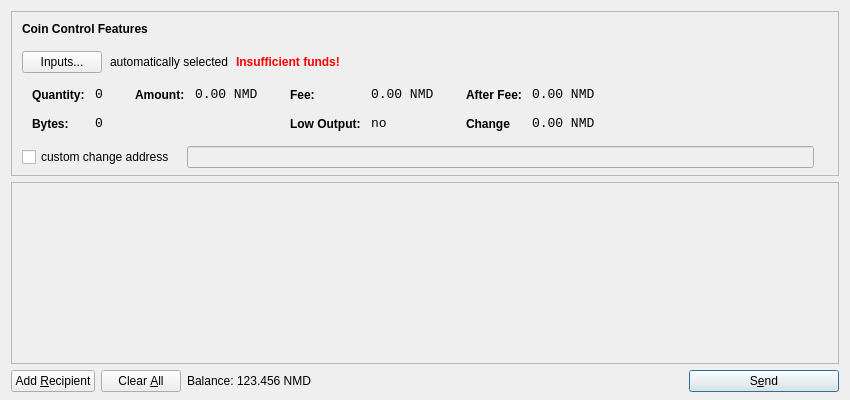
<?xml version="1.0" encoding="UTF-8"?>
<ui version="4.0">
 <class>SendCoinsDialog</class>
 <widget class="QDialog" name="SendCoinsDialog">
  <property name="geometry">
   <rect>
    <x>0</x>
    <y>0</y>
    <width>850</width>
    <height>400</height>
   </rect>
  </property>
  <property name="windowTitle">
   <string>Send Coins</string>
  </property>
  <layout class="QVBoxLayout" name="verticalLayout" stretch="0,1,0">
   <property name="bottomMargin">
    <number>8</number>
   </property>
   <item>
    <widget class="QFrame" name="frameCoinControl">
     <property name="sizePolicy">
      <sizepolicy hsizetype="Expanding" vsizetype="Expanding">
       <horstretch>0</horstretch>
       <verstretch>0</verstretch>
      </sizepolicy>
     </property>
     <property name="maximumSize">
      <size>
       <width>16777215</width>
       <height>16777215</height>
      </size>
     </property>
     <property name="frameShape">
      <enum>QFrame::StyledPanel</enum>
     </property>
     <property name="frameShadow">
      <enum>QFrame::Sunken</enum>
     </property>
     <layout class="QVBoxLayout" name="verticalLayoutCoinControl2">
      <property name="spacing">
       <number>-1</number>
      </property>
      <property name="leftMargin">
       <number>0</number>
      </property>
      <property name="topMargin">
       <number>0</number>
      </property>
      <property name="rightMargin">
       <number>0</number>
      </property>
      <property name="bottomMargin">
       <number>6</number>
      </property>
      <item>
       <layout class="QVBoxLayout" name="verticalLayoutCoinControl" stretch="0,0,0,0,1">
        <property name="spacing">
         <number>0</number>
        </property>
        <property name="leftMargin">
         <number>10</number>
        </property>
        <property name="topMargin">
         <number>10</number>
        </property>
        <item>
         <layout class="QHBoxLayout" name="horizontalLayoutCoinControl1">
          <property name="bottomMargin">
           <number>15</number>
          </property>
          <item>
           <widget class="QLabel" name="labelCoinControlFeatures">
            <property name="sizePolicy">
             <sizepolicy hsizetype="Preferred" vsizetype="Maximum">
              <horstretch>0</horstretch>
              <verstretch>0</verstretch>
             </sizepolicy>
            </property>
            <property name="font">
             <font>
              <weight>75</weight>
              <bold>true</bold>
             </font>
            </property>
            <property name="styleSheet">
             <string notr="true">font-weight:bold;</string>
            </property>
            <property name="text">
             <string>Coin Control Features</string>
            </property>
           </widget>
          </item>
         </layout>
        </item>
        <item>
         <layout class="QHBoxLayout" name="horizontalLayoutCoinControl2" stretch="0,0,0,0">
          <property name="spacing">
           <number>8</number>
          </property>
          <property name="bottomMargin">
           <number>10</number>
          </property>
          <item>
           <widget class="QPushButton" name="pushButtonCoinControl">
            <property name="styleSheet">
             <string notr="true"/>
            </property>
            <property name="text">
             <string>Inputs...</string>
            </property>
           </widget>
          </item>
          <item>
           <widget class="QLabel" name="labelCoinControlAutomaticallySelected">
            <property name="text">
             <string>automatically selected</string>
            </property>
            <property name="margin">
             <number>5</number>
            </property>
           </widget>
          </item>
          <item>
           <widget class="QLabel" name="labelCoinControlInsuffFunds">
            <property name="font">
             <font>
              <weight>75</weight>
              <bold>true</bold>
             </font>
            </property>
            <property name="styleSheet">
             <string notr="true">color:red;font-weight:bold;</string>
            </property>
            <property name="text">
             <string>Insufficient funds!</string>
            </property>
            <property name="margin">
             <number>5</number>
            </property>
           </widget>
          </item>
          <item>
           <spacer name="horizontalSpacerCoinControl">
            <property name="orientation">
             <enum>Qt::Horizontal</enum>
            </property>
            <property name="sizeHint" stdset="0">
             <size>
              <width>40</width>
              <height>1</height>
             </size>
            </property>
           </spacer>
          </item>
         </layout>
        </item>
        <item>
         <widget class="QWidget" name="widgetCoinControl" native="true">
          <property name="sizePolicy">
           <sizepolicy hsizetype="Preferred" vsizetype="Preferred">
            <horstretch>0</horstretch>
            <verstretch>0</verstretch>
           </sizepolicy>
          </property>
          <property name="minimumSize">
           <size>
            <width>0</width>
            <height>0</height>
           </size>
          </property>
          <property name="styleSheet">
           <string notr="true"/>
          </property>
          <layout class="QHBoxLayout" name="horizontalLayoutCoinControl5">
           <property name="margin">
            <number>0</number>
           </property>
           <item>
            <layout class="QHBoxLayout" name="horizontalLayoutCoinControl3" stretch="0,0,0,1">
             <property name="spacing">
              <number>20</number>
             </property>
             <property name="topMargin">
              <number>0</number>
             </property>
             <property name="bottomMargin">
              <number>10</number>
             </property>
             <item>
              <layout class="QFormLayout" name="formLayoutCoinControl1">
               <property name="horizontalSpacing">
                <number>10</number>
               </property>
               <property name="verticalSpacing">
                <number>14</number>
               </property>
               <property name="leftMargin">
                <number>10</number>
               </property>
               <property name="topMargin">
                <number>4</number>
               </property>
               <property name="rightMargin">
                <number>6</number>
               </property>
               <item row="0" column="0">
                <widget class="QLabel" name="labelCoinControlQuantityText">
                 <property name="styleSheet">
                  <string notr="true">font-weight:bold;</string>
                 </property>
                 <property name="text">
                  <string>Quantity:</string>
                 </property>
                 <property name="margin">
                  <number>0</number>
                 </property>
                </widget>
               </item>
               <item row="0" column="1">
                <widget class="QLabel" name="labelCoinControlQuantity">
                 <property name="font">
                  <font>
                   <family>Monospace</family>
                   <pointsize>10</pointsize>
                  </font>
                 </property>
                 <property name="cursor">
                  <cursorShape>IBeamCursor</cursorShape>
                 </property>
                 <property name="contextMenuPolicy">
                  <enum>Qt::ActionsContextMenu</enum>
                 </property>
                 <property name="text">
                  <string>0</string>
                 </property>
                 <property name="margin">
                  <number>0</number>
                 </property>
                 <property name="textInteractionFlags">
                  <set>Qt::LinksAccessibleByMouse|Qt::TextSelectableByKeyboard|Qt::TextSelectableByMouse</set>
                 </property>
                </widget>
               </item>
               <item row="1" column="0">
                <widget class="QLabel" name="labelCoinControlBytesText">
                 <property name="styleSheet">
                  <string notr="true">font-weight:bold;</string>
                 </property>
                 <property name="text">
                  <string>Bytes:</string>
                 </property>
                </widget>
               </item>
               <item row="1" column="1">
                <widget class="QLabel" name="labelCoinControlBytes">
                 <property name="font">
                  <font>
                   <family>Monospace</family>
                   <pointsize>10</pointsize>
                  </font>
                 </property>
                 <property name="cursor">
                  <cursorShape>IBeamCursor</cursorShape>
                 </property>
                 <property name="contextMenuPolicy">
                  <enum>Qt::ActionsContextMenu</enum>
                 </property>
                 <property name="text">
                  <string>0</string>
                 </property>
                 <property name="textInteractionFlags">
                  <set>Qt::LinksAccessibleByMouse|Qt::TextSelectableByKeyboard|Qt::TextSelectableByMouse</set>
                 </property>
                </widget>
               </item>
              </layout>
             </item>
             <item>
              <layout class="QFormLayout" name="formLayoutCoinControl2">
               <property name="horizontalSpacing">
                <number>10</number>
               </property>
               <property name="verticalSpacing">
                <number>14</number>
               </property>
               <property name="leftMargin">
                <number>6</number>
               </property>
               <property name="topMargin">
                <number>4</number>
               </property>
               <property name="rightMargin">
                <number>6</number>
               </property>
               <item row="0" column="0">
                <widget class="QLabel" name="labelCoinControlAmountText">
                 <property name="styleSheet">
                  <string notr="true">font-weight:bold;</string>
                 </property>
                 <property name="text">
                  <string>Amount:</string>
                 </property>
                 <property name="margin">
                  <number>0</number>
                 </property>
                </widget>
               </item>
               <item row="0" column="1">
                <widget class="QLabel" name="labelCoinControlAmount">
                 <property name="font">
                  <font>
                   <family>Monospace</family>
                   <pointsize>10</pointsize>
                  </font>
                 </property>
                 <property name="cursor">
                  <cursorShape>IBeamCursor</cursorShape>
                 </property>
                 <property name="contextMenuPolicy">
                  <enum>Qt::ActionsContextMenu</enum>
                 </property>
                 <property name="text">
                  <string notr="true">0.00 NMD</string>
                 </property>
                 <property name="textInteractionFlags">
                  <set>Qt::LinksAccessibleByMouse|Qt::TextSelectableByKeyboard|Qt::TextSelectableByMouse</set>
                 </property>
                </widget>
               </item>
              </layout>
             </item>
             <item>
              <layout class="QFormLayout" name="formLayoutCoinControl3">
               <property name="horizontalSpacing">
                <number>10</number>
               </property>
               <property name="verticalSpacing">
                <number>14</number>
               </property>
               <property name="leftMargin">
                <number>6</number>
               </property>
               <property name="topMargin">
                <number>4</number>
               </property>
               <property name="rightMargin">
                <number>6</number>
               </property>
               <item row="0" column="0">
                <widget class="QLabel" name="labelCoinControlFeeText">
                 <property name="styleSheet">
                  <string notr="true">font-weight:bold;</string>
                 </property>
                 <property name="text">
                  <string>Fee:</string>
                 </property>
                 <property name="margin">
                  <number>0</number>
                 </property>
                </widget>
               </item>
               <item row="0" column="1">
                <widget class="QLabel" name="labelCoinControlFee">
                 <property name="font">
                  <font>
                   <family>Monospace</family>
                   <pointsize>10</pointsize>
                  </font>
                 </property>
                 <property name="cursor">
                  <cursorShape>IBeamCursor</cursorShape>
                 </property>
                 <property name="contextMenuPolicy">
                  <enum>Qt::ActionsContextMenu</enum>
                 </property>
                 <property name="text">
                  <string notr="true">0.00 NMD</string>
                 </property>
                 <property name="textInteractionFlags">
                  <set>Qt::LinksAccessibleByMouse|Qt::TextSelectableByKeyboard|Qt::TextSelectableByMouse</set>
                 </property>
                </widget>
               </item>
               <item row="1" column="0">
                <widget class="QLabel" name="labelCoinControlLowOutputText">
                 <property name="styleSheet">
                  <string notr="true">font-weight:bold;</string>
                 </property>
                 <property name="text">
                  <string>Low Output:</string>
                 </property>
                </widget>
               </item>
               <item row="1" column="1">
                <widget class="QLabel" name="labelCoinControlLowOutput">
                 <property name="font">
                  <font>
                   <family>Monospace</family>
                   <pointsize>10</pointsize>
                  </font>
                 </property>
                 <property name="cursor">
                  <cursorShape>IBeamCursor</cursorShape>
                 </property>
                 <property name="contextMenuPolicy">
                  <enum>Qt::ActionsContextMenu</enum>
                 </property>
                 <property name="text">
                  <string>no</string>
                 </property>
                 <property name="textInteractionFlags">
                  <set>Qt::LinksAccessibleByMouse|Qt::TextSelectableByKeyboard|Qt::TextSelectableByMouse</set>
                 </property>
                </widget>
               </item>
              </layout>
             </item>
             <item>
              <layout class="QFormLayout" name="formLayoutCoinControl4">
               <property name="horizontalSpacing">
                <number>10</number>
               </property>
               <property name="verticalSpacing">
                <number>14</number>
               </property>
               <property name="leftMargin">
                <number>6</number>
               </property>
               <property name="topMargin">
                <number>4</number>
               </property>
               <property name="rightMargin">
                <number>6</number>
               </property>
               <item row="0" column="0">
                <widget class="QLabel" name="labelCoinControlAfterFeeText">
                 <property name="styleSheet">
                  <string notr="true">font-weight:bold;</string>
                 </property>
                 <property name="text">
                  <string>After Fee:</string>
                 </property>
                 <property name="margin">
                  <number>0</number>
                 </property>
                </widget>
               </item>
               <item row="0" column="1">
                <widget class="QLabel" name="labelCoinControlAfterFee">
                 <property name="font">
                  <font>
                   <family>Monospace</family>
                   <pointsize>10</pointsize>
                  </font>
                 </property>
                 <property name="cursor">
                  <cursorShape>IBeamCursor</cursorShape>
                 </property>
                 <property name="contextMenuPolicy">
                  <enum>Qt::ActionsContextMenu</enum>
                 </property>
                 <property name="text">
                  <string notr="true">0.00 NMD</string>
                 </property>
                 <property name="textInteractionFlags">
                  <set>Qt::LinksAccessibleByMouse|Qt::TextSelectableByKeyboard|Qt::TextSelectableByMouse</set>
                 </property>
                </widget>
               </item>
               <item row="1" column="0">
                <widget class="QLabel" name="labelCoinControlChangeText">
                 <property name="styleSheet">
                  <string notr="true">font-weight:bold;</string>
                 </property>
                 <property name="text">
                  <string>Change</string>
                 </property>
                </widget>
               </item>
               <item row="1" column="1">
                <widget class="QLabel" name="labelCoinControlChange">
                 <property name="font">
                  <font>
                   <family>Monospace</family>
                   <pointsize>10</pointsize>
                  </font>
                 </property>
                 <property name="cursor">
                  <cursorShape>IBeamCursor</cursorShape>
                 </property>
                 <property name="contextMenuPolicy">
                  <enum>Qt::ActionsContextMenu</enum>
                 </property>
                 <property name="text">
                  <string notr="true">0.00 NMD</string>
                 </property>
                 <property name="textInteractionFlags">
                  <set>Qt::LinksAccessibleByMouse|Qt::TextSelectableByKeyboard|Qt::TextSelectableByMouse</set>
                 </property>
                </widget>
               </item>
              </layout>
             </item>
            </layout>
           </item>
          </layout>
         </widget>
        </item>
        <item>
         <layout class="QHBoxLayout" name="horizontalLayoutCoinControl4" stretch="0,0,0">
          <property name="spacing">
           <number>12</number>
          </property>
          <property name="sizeConstraint">
           <enum>QLayout::SetDefaultConstraint</enum>
          </property>
          <property name="topMargin">
           <number>5</number>
          </property>
          <property name="rightMargin">
           <number>5</number>
          </property>
          <item>
           <widget class="QCheckBox" name="checkBoxCoinControlChange">
            <property name="text">
             <string>custom change address</string>
            </property>
           </widget>
          </item>
          <item>
           <widget class="QLineEdit" name="lineEditCoinControlChange">
            <property name="enabled">
             <bool>false</bool>
            </property>
            <property name="sizePolicy">
             <sizepolicy hsizetype="Expanding" vsizetype="Fixed">
              <horstretch>0</horstretch>
              <verstretch>0</verstretch>
             </sizepolicy>
            </property>
           </widget>
          </item>
          <item>
           <widget class="QLabel" name="labelCoinControlChangeLabel">
            <property name="sizePolicy">
             <sizepolicy hsizetype="Preferred" vsizetype="Expanding">
              <horstretch>0</horstretch>
              <verstretch>0</verstretch>
             </sizepolicy>
            </property>
            <property name="minimumSize">
             <size>
              <width>0</width>
              <height>0</height>
             </size>
            </property>
            <property name="text">
             <string/>
            </property>
            <property name="margin">
             <number>3</number>
            </property>
           </widget>
          </item>
         </layout>
        </item>
        <item>
         <spacer name="verticalSpacerCoinControl">
          <property name="orientation">
           <enum>Qt::Vertical</enum>
          </property>
          <property name="sizeHint" stdset="0">
           <size>
            <width>800</width>
            <height>1</height>
           </size>
          </property>
         </spacer>
        </item>
       </layout>
      </item>
     </layout>
    </widget>
   </item>
   <item>
    <widget class="QScrollArea" name="scrollArea">
     <property name="widgetResizable">
      <bool>true</bool>
     </property>
     <widget class="QWidget" name="scrollAreaWidgetContents">
      <property name="geometry">
       <rect>
        <x>0</x>
        <y>0</y>
        <width>830</width>
        <height>165</height>
       </rect>
      </property>
      <layout class="QVBoxLayout" name="verticalLayout_2">
       <property name="margin">
        <number>0</number>
       </property>
       <item>
        <layout class="QVBoxLayout" name="entries">
         <property name="spacing">
          <number>6</number>
         </property>
        </layout>
       </item>
       <item>
        <spacer name="verticalSpacer">
         <property name="orientation">
          <enum>Qt::Vertical</enum>
         </property>
         <property name="sizeHint" stdset="0">
          <size>
           <width>20</width>
           <height>40</height>
          </size>
         </property>
        </spacer>
       </item>
      </layout>
     </widget>
    </widget>
   </item>
   <item>
    <layout class="QHBoxLayout" name="horizontalLayout">
     <item>
      <widget class="QPushButton" name="addButton">
       <property name="toolTip">
        <string>Send to multiple recipients at once</string>
       </property>
       <property name="text">
        <string>Add &amp;Recipient</string>
       </property>
       <property name="autoDefault">
        <bool>false</bool>
       </property>
      </widget>
     </item>
     <item>
      <widget class="QPushButton" name="clearButton">
       <property name="sizePolicy">
        <sizepolicy hsizetype="Minimum" vsizetype="Fixed">
         <horstretch>0</horstretch>
         <verstretch>0</verstretch>
        </sizepolicy>
       </property>
       <property name="toolTip">
        <string>Remove all transaction fields</string>
       </property>
       <property name="text">
        <string>Clear &amp;All</string>
       </property>
       <property name="autoRepeatDelay">
        <number>300</number>
       </property>
       <property name="autoDefault">
        <bool>false</bool>
       </property>
      </widget>
     </item>
     <item>
      <layout class="QHBoxLayout" name="horizontalLayout_2">
       <property name="spacing">
        <number>3</number>
       </property>
       <item>
        <widget class="QLabel" name="label">
         <property name="sizePolicy">
          <sizepolicy hsizetype="Preferred" vsizetype="Fixed">
           <horstretch>0</horstretch>
           <verstretch>0</verstretch>
          </sizepolicy>
         </property>
         <property name="text">
          <string>Balance:</string>
         </property>
        </widget>
       </item>
       <item>
        <widget class="QLabel" name="labelBalance">
         <property name="sizePolicy">
          <sizepolicy hsizetype="Preferred" vsizetype="Fixed">
           <horstretch>0</horstretch>
           <verstretch>0</verstretch>
          </sizepolicy>
         </property>
         <property name="cursor">
          <cursorShape>IBeamCursor</cursorShape>
         </property>
         <property name="text">
          <string notr="true">123.456 NMD</string>
         </property>
         <property name="textInteractionFlags">
          <set>Qt::LinksAccessibleByMouse|Qt::TextSelectableByKeyboard|Qt::TextSelectableByMouse</set>
         </property>
        </widget>
       </item>
      </layout>
     </item>
     <item>
      <spacer name="horizontalSpacer">
       <property name="orientation">
        <enum>Qt::Horizontal</enum>
       </property>
       <property name="sizeHint" stdset="0">
        <size>
         <width>40</width>
         <height>20</height>
        </size>
       </property>
      </spacer>
     </item>
     <item>
      <widget class="QPushButton" name="sendButton">
       <property name="minimumSize">
        <size>
         <width>150</width>
         <height>0</height>
        </size>
       </property>
       <property name="toolTip">
        <string>Confirm the send action</string>
       </property>
       <property name="text">
        <string>S&amp;end</string>
       </property>
       <property name="icon">
        <iconset resource="../nomad.qrc">
         <normaloff>:/icons/send</normaloff>:/icons/send</iconset>
       </property>
       <property name="default">
        <bool>true</bool>
       </property>
      </widget>
     </item>
    </layout>
   </item>
  </layout>
 </widget>
 <resources>
  <include location="../nomad.qrc"/>
 </resources>
 <connections/>
</ui>
